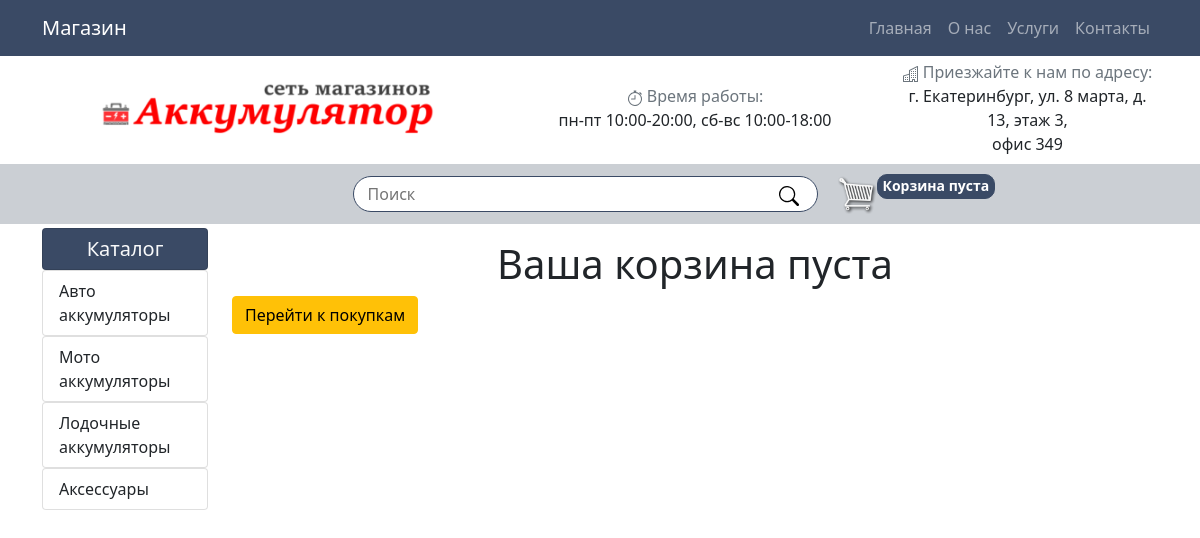
Page /cart/ on the committed database.
### store/models.py (models this page shows, shortened)
class Category(models.Model):
    name = models.CharField(max_length=200, db_index=True)
    slug = models.SlugField(max_length=200, db_index=True, unique=True)
    created = models.DateTimeField(auto_now_add=True)
    image = models.ImageField(upload_to='categories/%Y/%m/%d', blank=True)
    class Meta:
        ordering = ('name',)
        verbose_name = 'Категория'
        verbose_name_plural = 'Категории'
    def get_absolute_url(self):
        return reverse('product_list_by_category', args=[self.slug])

### cart/views.py (the view)
def cart_detail(request):
    cart = Cart(request)
    return render(request, 'cart/detail.html', {'cart': cart})

### cart/cart.py (called while the page is built)
    def __len__(self):
        return sum(item['quantity'] for item in self.cart.values())

### cart/context_processors.py (called while the page is built)
def cart(request):
    return {'cart': Cart(request)}

### store/context_processors.py (called while the page is built)
def get_categories(request, category_slug=None):
    category = None
    categories = Category.objects.all().order_by()
    if category_slug:
        category = get_object_or_404(Category, slug=category_slug)
    return locals()

### cart/templates/cart/detail.html (shortened to what this page needs)
{% extends "base.html" %}
{% load static %}
{% block content %}
    <div class="col">
            {% if cart%}
    <h1 class="text-center">Ваша корзина</h1>
    <table class="table">
        <thead>
        <tr>
            <th>Фото</th>
            <th>Наименование</th>
            <th>Кол-во</th>
            <th>Удалить из корзины</th>
            <th>Цена</th>
            <th>Стоимость</th>
        </tr>
        </thead>
        <tbody>
        {% for item in cart %}
            {% with product=item.product %}
                <tr>
                    <td>
                        <a href="{{ product.get_absolute_url }}">
                        <img src="{% if product.image %}{{ product.image.url }}{% else %}
{% static "img/no-image.png" %}{% endif %}" style="max-width: 50px" alt="">
                        </a>
                    </td>
                    <td>{{ product.name }}</td>
                    <td class="ml-5">{{ item.quantity }}</td>
                    <td>
                        <a class="text-decoration-none link-danger" href="{% url "cart_remove" product.id%}"><b>Удалить</b></a>
                    </td>
                    <td class="num">{{ item.price|floatformat }} р.</td>
                    <td class="num">{{ item.total_price|floatformat }} р.</td>
                </tr>
            {% endwith %}
        {% endfor %}
        <tr class="total">
            <td colspan="4"></td>
            <td><b class="float-lg-right">Общая стоимость:</b></td>
            <td class="num">{{ cart.get_total_price|floatformat }} р.</td>
        </tr>
        </tbody>
    </table>
    <p class="text-right">
        <a href="{% url "order_create" %}" class="btn btn-sm btn-success">Оформить заказ</a>
        <a href="{% url "home" %}" class="btn btn-sm btn-danger text-white">Продолжить покупки</a>
    </p>
                {% else %}
    <p class="text-right">
    <h1 class="text-center">Ваша корзина пуста</h1>
        <a href="{% url "home" %}" class="btn btn-warning">Перейти к покупкам</a>
    </p>
            {% endif %}
    </div>
{% endblock %}

### templates/base.html (shortened to what this page needs)
{% load static %}
<!DOCTYPE html>
<html lang="ru">
<head>
    <link href="{% static 'vendor/bootstrap/css/bootstrap.min.css' %}" rel="stylesheet">
    <link rel="stylesheet" href="{% static 'bootstrap5/css/bootstrap.min.css' %}">
  <link href="{% static 'css/shop-homepage.css' %}" rel="stylesheet">
</head>
<body>
<nav class="navbar navbar-expand-lg navbar-dark fixed-top" style="background: #3a4a65;">
    <div class="container">
      <a class="navbar-brand" href="{% url 'home' %}">Магазин</a>
      <div class="collapse navbar-collapse" id="navbarResponsive">
        <ul class="navbar-nav ml-auto">
          <li class="nav-item {% if request.path == product_list_url %}active{% endif %}">
            <a class="nav-link" href="{% url 'home' %}">Главная
            </a>
          </li>
          <li class="nav-item">
            <a class="nav-link" href="#">О нас</a>
          </li>
          <li class="nav-item">
            <a class="nav-link" href="#">Услуги</a>
          </li>
          <li class="nav-item">
            <a class="nav-link" href="#">Контакты</a>
          </li>
        </ul>
      </div>
    </div>
  </nav>
  <div class="container">
      <div class="row mt-1 mb-2">
      <div class="col-lg-5 align-self-center text-center" >
          <a href="{% url 'home' %}" class="text-decoration-none" style="color: #dc3545">
              <img src="{% static 'img/Logo.png' %}"  alt="">
          </a>
              </div>
	    <div class="col-lg-4  align-self-center text-center">
            <p class="text-muted m-0">
                Время работы:
            </p>
            <p class="m-0">
пн-пт 10:00-20:00, сб-вс 10:00-18:00
            </p>
        </div>
          <div class="col-lg-3 text-center ">
            <p class="text-muted m-0">
                Приезжайте к нам по адресу:
            </p>
            <p class="m-0">
 г. Екатеринбург, ул. 8 марта, д. 13, этаж 3,</p>
              <p class="m-0">офис 349</p>
	    </div>
      </div>
  </div>
  <nav class="navbar navbar-light" style="background: #cbcfd4;">
  <div class="container-fluid">
  <div class="container">
        <div class="p-1 col-lg-5 m-1" style="background-color: #ffffff; border-radius: 20px; border: 1px solid #3a4a65;">
    <form class="d-flex" action="{% url 'search_product' %}" method="GET">
      <input class="ml-2 w-100" type="text" style="border: none; outline: none; -webkit-appearance: none;" placeholder="Поиск" aria-label="Search" name="q">
      <button class="float-lg-right mr-2 text-decoration-none" type="submit" id="button-addon2" style="background:transparent; border:none; color:transparent;">
          <svg xmlns="http://www.w3.org/2000/svg" width="20" height="20" fill="" class="bi bi-search" viewBox="0 0 16 16">
            <path d="M11.742 10.344a6.5 6.5 0 1 0-1.397 1.398h-.001c.03.04.062.078.098.115l3.85 3.85a1 1 0 0 0 1.415-1.414l-3.85-3.85a1.007 1.007 0 0 0-.115-.1zM12 6.5a5.5 5.5 0 1 1-11 0 5.5 5.5 0 0 1 11 0z"/>
          </svg>
      </button>
    </form>
        </div>
	    <div class="col form-inline  my-lg-0 ">
<div class=" align-self-center">
<a href="{% url "cart_detail" %}" class="text-dark  text-decoration-none">
    <img src="{% static 'img/cart.png' %}" style="max-width: 40px;" alt="">
</a>
</div>
 <p class="cart-total" style="display: block; padding: 0 5px 0 5px ;text-align: center;	color:#fff;	background: #3a4a65; width: auto; height: 25px;	border: 1px solid #3a4a65;	border-radius: 10px;
	font-size: 14px; font-weight:bold;">
     <span id="total_products_qty">
     {% with total_items=cart|length %}
        {% if cart|length > 0 %}
            <a href="{% url "cart_detail" %}" class="text-decoration-none link-light">
                тов. ({{ total_items }}), {{ cart.get_total_price }} р.
            </a>
        {% else %}
            Корзина пуста
        {% endif %}
    {% endwith %}
    </span>
	    </div>
  </div>
      </div>
</nav>
<div class="container">
<div class="row">
<div class="col-lg-2 mt-1 ">
        <div class="list-group">
            <a href="{% url 'home' %}" class="text-decoration-none h5 link-light list-group-item text-center font-weight-normal m-0" style="background: #3a4a65;">Каталог</a>
        </div>
            {% for c in categories %}
                <div class="list-group">
                    <a class="list-group-item text-decoration-none link-dark" href="{{ c.get_absolute_url }}">{{ c.name }}</a>
                </div>
            {% endfor %}
    </div>
    {% block content %}
    {% endblock %}
</div>
</div>
</body>
</html>

### static/css/shop-homepage.css (style rules this page uses)
body { padding-top: 56px; }
.cart-total { display: block; text-align: center; color:#fff; background-color: red; width: 20px; height: 25px; border-radius: 50%; font-size: 14px; }

### rows in the picture
Category: name "Авто аккумуляторы"
Category: name "Мото аккумуляторы"
Category: name "Лодочные аккумуляторы"
Category: name "Аксессуары"
